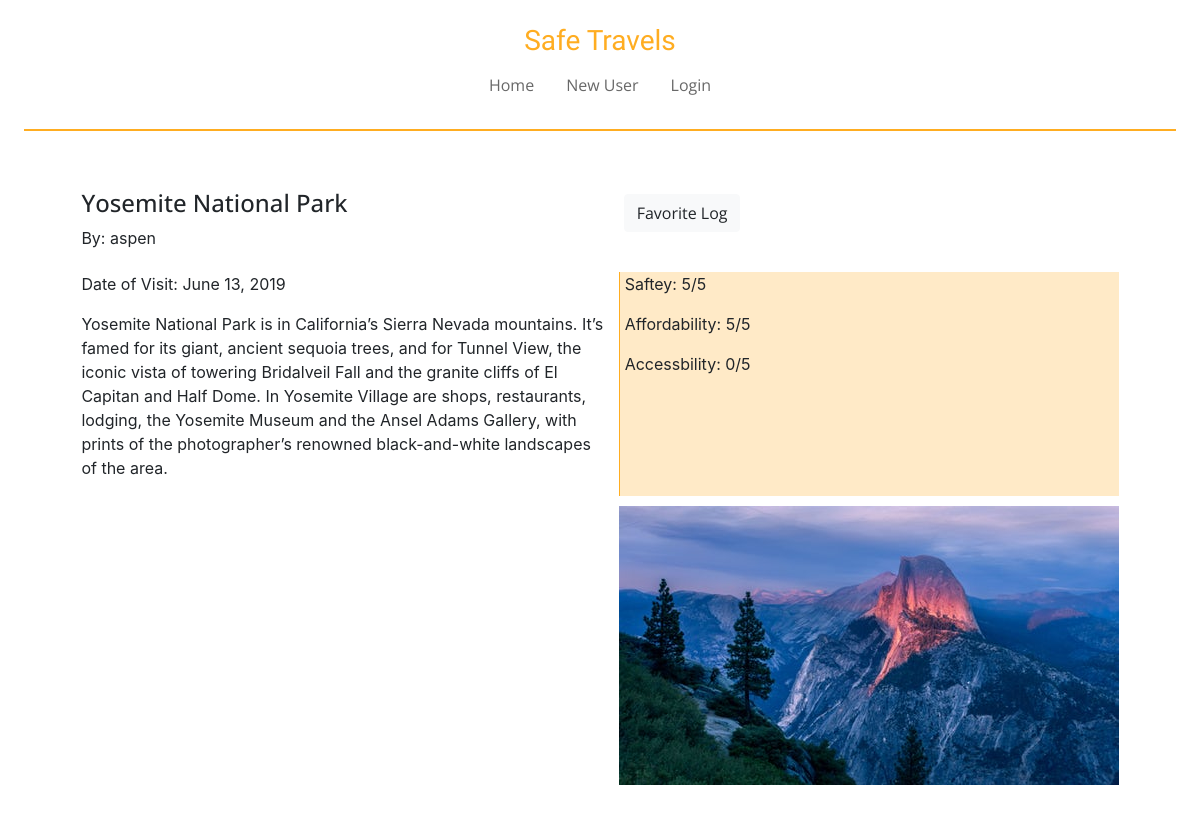
The app's page /logDetails/23/ with its own data.
### travelApp/models.py (models this page shows, shortened)
class LocationLog(models.Model):
    location = models.CharField(max_length=500, default='')
    location_lat = models.FloatField(default=0)
    location_long = models.FloatField(default=0)
    date_of_visit = models.DateField(default=date.today)
    summary = models.TextField(default='')
    safety = models.PositiveSmallIntegerField(default=1)
    affordability = models.PositiveSmallIntegerField(default=1)
    accessibility = models.PositiveSmallIntegerField(default=1)
    image = models.ImageField(upload_to='images', null=True, blank=True)
    userModel_fk = models.ForeignKey(UserModel, on_delete=models.CASCADE, null=True, blank=True)

class UserModel(models.Model):
    username = models.CharField(max_length=500, default='')
    password = models.CharField(max_length=500, default='')
    email = models.EmailField(default='')
    user_fk = models.ForeignKey(User, on_delete=models.CASCADE, null=True, blank=True)

### travelApp/views.py (the view)
# urls.py: path('logDetails/<int:logID>/', views.logDetails, name='logDetails'),
def logDetails(request, logID):
    log = LocationLog.objects.get(pk=logID)
    context = {
        'log': log,
    }
    return render(request, 'travelApp/logDetails.html', context)

### travelApp/templates/travelApp/logDetails.html (shortened to what this page needs)
{% extends 'travelApp/base.html' %}
{% block content %}
<div class="formatDetails">
    <div class="detailsHeader">
        <h4>{{ log.location }}</h4>
        <p>
            By: {{log.userModel_fk.username}}
        </p>
    </div>
   <div class="detailsDetails">
       <p>
           Date of Visit:
           {{ log.date_of_visit  }}
       </p>
       <p>
           {{ log.summary }}
       </p>
   </div>
    {% if log.image %}
    <div class="detailImage">
        <img src="{{ log.image.url }}" alt="log image">
    </div>
    {% endif %}
    <div class="detailsRatings">
        <p>
            Saftey:
            {{ log.safety }}/5
        </p>
        <p>
            Affordability:
            {{ log.affordability }}/5
        </p>
        <p>
            Accessbility:
            {{ log.accessibility }}/5
        </p>
    </div>
    <div>
        <a href="#">
            <button type="button" class="btn btn-light">Favorite Log</button>
        </a>
    </div>
</div>
{% endblock %}

### travelApp/static/travelApp/css/base.css (style rules this page uses)
html, body { height: 100%; margin: 1%; padding-bottom: 1%; }
a { font-family: 'Open Sans', sans-serif; color: rgb(104, 104, 104); }
button { font-family: 'Open Sans', sans-serif; margin: 5px; }
h2,h4 { font-family: 'Open Sans', sans-serif; }
.formatDetails { display: grid; grid-template-columns: 3fr 1fr; grid-gap: 1%; margin: 5%; }
.detailsHeader { grid-column: 1; grid-row: 1; }
.detailsDetails { grid-column: 1; grid-row: 2; }
.detailsRatings { grid-column: 2; grid-row: 2; border-left: 1px solid rgb(255, 173, 33); background-color: rgba(255, 173, 33, 0.25); padding-left: 1%; }
.detailImage { grid-column: 2; grid-row: 3; margin-top: 1%; }

### records on screen
LocationLog: location "Yosemite National Park", userModel_fk.username "aspen", date_of_visit "June 13, 2019", summary "Yosemite National Park is in California’s Sierra Nevada mountains. It’s famed for its giant, ancient sequoia trees, and for Tunnel View, the iconic vista of towering Bridalveil Fall and the granite cliffs of El Capitan and Half Dome. In Yosemite Village are shops, restaurants, lodging, the Yosemite Museum and the Ansel Adams Gallery, with prints of the photographer’s renowned black-and-white landscapes of the area.", image (picture), safety "5", affordability "5", accessibility "0"
